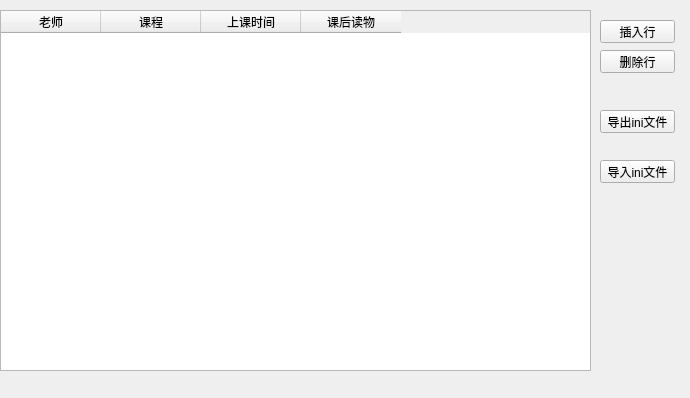
<?xml version="1.0" encoding="UTF-8"?>
<ui version="4.0">
 <class>Widget</class>
 <widget class="QWidget" name="Widget">
  <property name="geometry">
   <rect>
    <x>0</x>
    <y>0</y>
    <width>690</width>
    <height>398</height>
   </rect>
  </property>
  <property name="windowTitle">
   <string>Widget</string>
  </property>
  <widget class="QPushButton" name="pushButtonExport">
   <property name="geometry">
    <rect>
     <x>600</x>
     <y>110</y>
     <width>75</width>
     <height>23</height>
    </rect>
   </property>
   <property name="text">
    <string>导出ini文件</string>
   </property>
  </widget>
  <widget class="QTableWidget" name="tableWidget">
   <property name="geometry">
    <rect>
     <x>0</x>
     <y>10</y>
     <width>591</width>
     <height>361</height>
    </rect>
   </property>
   <column>
    <property name="text">
     <string>老师</string>
    </property>
   </column>
   <column>
    <property name="text">
     <string>课程</string>
    </property>
   </column>
   <column>
    <property name="text">
     <string>上课时间</string>
    </property>
   </column>
   <column>
    <property name="text">
     <string>课后读物</string>
    </property>
   </column>
  </widget>
  <widget class="QPushButton" name="pushButtonImport">
   <property name="geometry">
    <rect>
     <x>600</x>
     <y>160</y>
     <width>75</width>
     <height>23</height>
    </rect>
   </property>
   <property name="text">
    <string>导入ini文件</string>
   </property>
  </widget>
  <widget class="QPushButton" name="pushButtonInsertLine">
   <property name="geometry">
    <rect>
     <x>600</x>
     <y>20</y>
     <width>75</width>
     <height>23</height>
    </rect>
   </property>
   <property name="text">
    <string>插入行</string>
   </property>
  </widget>
  <widget class="QPushButton" name="pushButtonDeleteLine">
   <property name="geometry">
    <rect>
     <x>600</x>
     <y>50</y>
     <width>75</width>
     <height>23</height>
    </rect>
   </property>
   <property name="text">
    <string>删除行</string>
   </property>
  </widget>
 </widget>
 <layoutdefault spacing="6" margin="11"/>
 <resources/>
 <connections/>
</ui>
